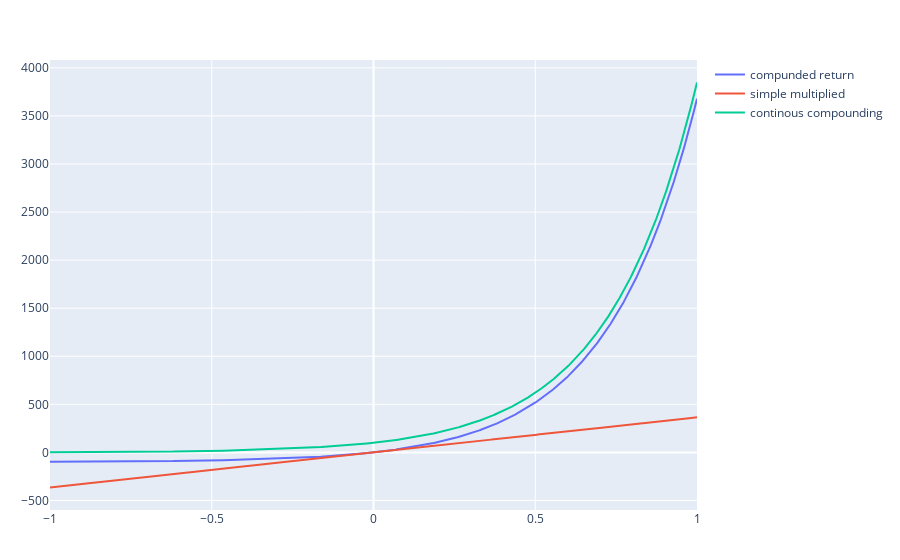

Notebook code cell kept with this figure:
### Markdown cell above
Fact:
let `rd` be the daily rate (not in percentage, but in absolute terms).
then `ry` the yearly rate is given by 
```
ry = (1+rd)^365 - 1
```

and the inverse relationship is 

```
rd = (1+ry)^-365 - 1
```

This is a crazy exponential equation. An yearly rate of `10%` is achived by a daily rate of around `0.03%`

The following graph plots the relation. x axis is daily rate in percentage. y axis is the corresponding yearly rate in percentage

Note also that the maximum negative rate possible is `-100%` at which the initial principal goes to zero.

Note also that from f(0.0%) = 0% to f(0.2%) = 100%, the graph is almost linear, which means that in this region, f(x) = x*365

### Code cell
#An example of BigFloat, just in case we need it
# setprecision(BigFloat, 2048) do
#     rd = BigFloat("0.0003")
# #     rd = 0.0003
#     ry = (1+rd)^365 - 1
#     println("ry is  ", ry)
#     rd2 = (1+ry)^(1/365) - 1
#     println("rd2 is    ", rd2)
#     @show rd.prec
# end
rd = -0.01:0.00001:0.01
ry = map(i -> (1+i)^365-1, rd)

rs = map(i->i*365, rd)
re = map(i -> exp(i*365), rd)
trace1 = scatter(x=rd.*100, y=ry.*100,
                    mode="lines",
                    name="compunded return")
trace2 = scatter(x=rd.*100, y=rs.*100,
                    mode="lines",
                    name="simple multiplied")
trace3 = scatter(x=rd.*100, y=re.*100,
                    mode="lines",
                    name="continous compounding")
plot([trace1, trace2, trace3])

### Figure 1 — Plotly figure (JSON) as saved in the notebook; plotly's stock layout.template omitted (floating-point values rounded to 4 significant figures; data arrays with more than 128 entries replaced by an {"elided": "..."} marker saying what was removed)
{"data": [{"mode": "lines", "name": "compunded return", "type": "scatter", "x": {"elided": "2001 float values"}, "y": {"elided": "2001 float values"}}, {"mode": "lines", "name": "simple multiplied", "type": "scatter", "x": {"elided": "2001 float values"}, "y": {"elided": "2001 float values"}}, {"mode": "lines", "name": "continous compounding", "type": "scatter", "x": {"elided": "2001 float values"}, "y": {"elided": "2001 float values"}}], "layout": {"autosize": true, "margin": {"b": 50, "l": 50, "r": 50, "t": 60}, "xaxis": {"autorange": true, "range": [-1, 1], "type": "linear"}, "yaxis": {"autorange": true, "range": [-599.0, 4081.0], "type": "linear"}}}
